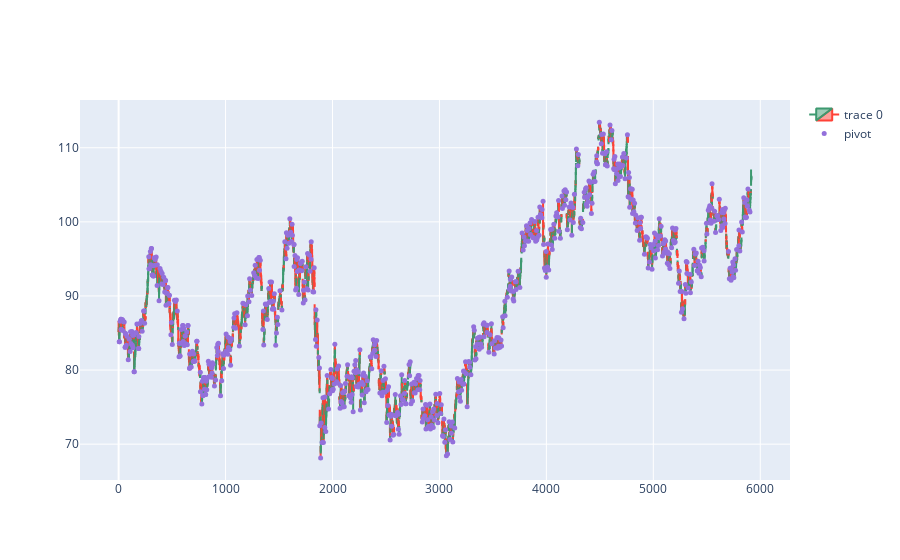

Write notebook code for a chart like this one.
### Code cell
dfpl = df
fig = go.Figure(data=[go.Candlestick(x=dfpl.index,
                open=dfpl['Open'],
                high=dfpl['High'],
                low=dfpl['Low'],
                close=dfpl['Close'])])

fig.add_scatter(x=dfpl.index, y=dfpl['pointpos'], mode="markers",
                marker=dict(size=5, color="MediumPurple"),
                name="pivot")
fig.update_layout(xaxis_rangeslider_visible=False)
fig.show()

### Figure 1 — Plotly figure (JSON) as saved in the notebook; plotly's stock layout.template omitted (floating-point values rounded to 4 significant figures; data arrays with more than 128 entries replaced by an {"elided": "..."} marker saying what was removed)
{"data": [{"close": {"elided": "5918 float values"}, "high": {"elided": "5918 float values"}, "low": {"elided": "5918 float values"}, "open": {"elided": "5918 float values"}, "type": "candlestick", "x": {"elided": "5918 int values"}}, {"marker": {"color": "MediumPurple", "size": 5}, "mode": "markers", "name": "pivot", "type": "scatter", "x": {"elided": "5918 int values"}, "y": {"elided": "5918 float values"}}], "layout": {"xaxis": {"rangeslider": {"visible": false}}}}
